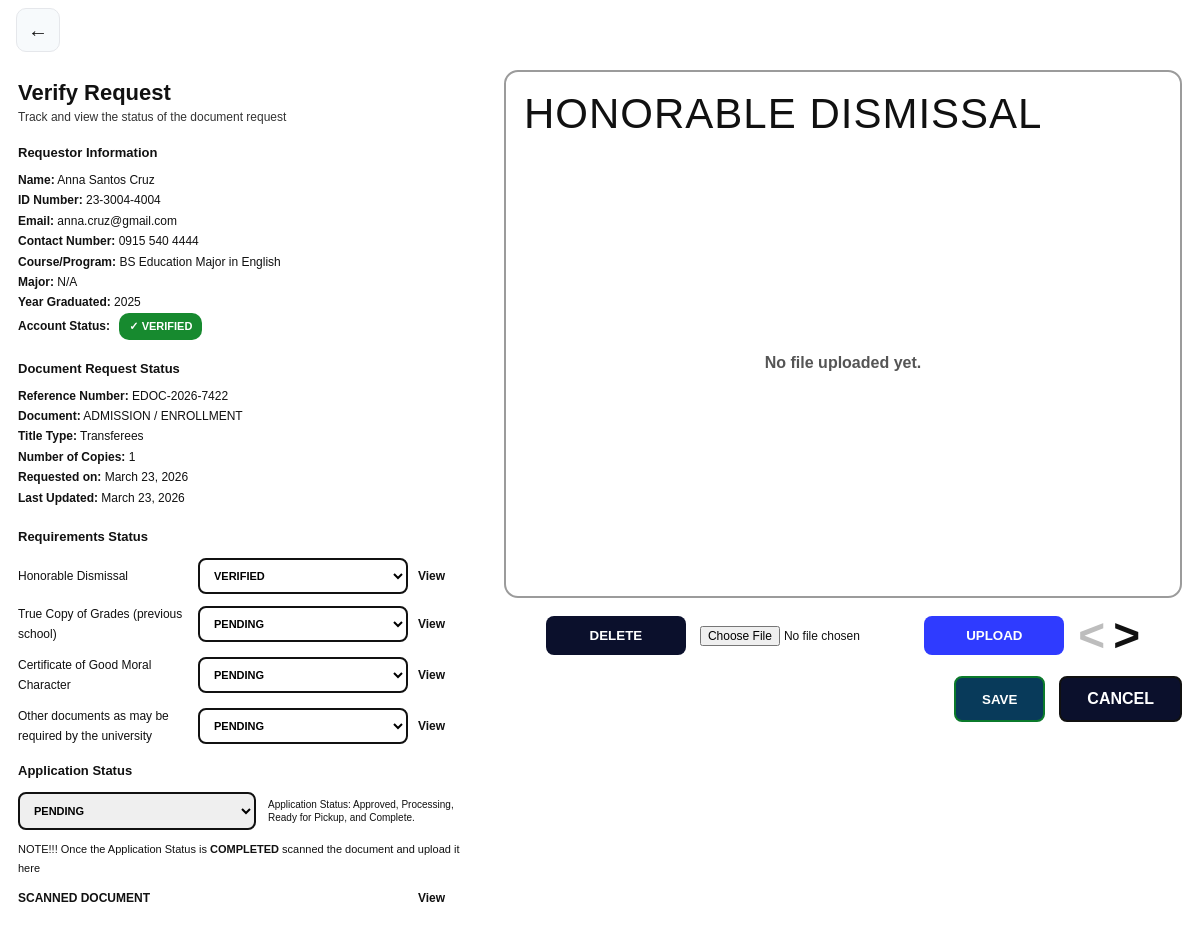
Page /registrar/verify_request.php?id=19 (signed in) on the committed database.
### tables this page shows
CREATE TABLE `requests` (
  `id` int(11) NOT NULL,
  `user_id` int(11) NOT NULL,
  `reference_no` varchar(20) NOT NULL,
  `document_type` varchar(80) NOT NULL,
  `title_type` varchar(50) NOT NULL,
  `purpose` varchar(255) NOT NULL,
  `copies` int(11) NOT NULL DEFAULT 1,
  `status` enum('PENDING','APPROVED','PROCESSING','READY FOR PICKUP','COMPLETED','RETURNED','CANCELLED','RELEASED','VERIFIED') NOT NULL DEFAULT 'PENDING',
  `created_at` timestamp NOT NULL DEFAULT current_timestamp(),
  `updated_at` timestamp NOT NULL DEFAULT current_timestamp() ON UPDATE current_timestamp()
);

CREATE TABLE `users` (
  `id` int(11) NOT NULL,
  `first_name` varchar(50) NOT NULL,
  `middle_name` varchar(50) DEFAULT NULL,
  `last_name` varchar(50) NOT NULL,
  `suffix` varchar(20) DEFAULT NULL,
  `student_id` varchar(50) DEFAULT NULL,
  `full_name` varchar(100) NOT NULL,
  `email` varchar(100) NOT NULL,
  `password` varchar(255) NOT NULL,
  `role` enum('USER','REGISTRAR','MIS') DEFAULT 'USER',
  `created_at` timestamp NOT NULL DEFAULT current_timestamp(),
  `gender` varchar(10) DEFAULT NULL,
  `address` varchar(255) DEFAULT NULL,
  `contact_number` varchar(30) DEFAULT NULL,
  `course` varchar(80) DEFAULT NULL,
  `major` varchar(80) DEFAULT NULL,
  `year_graduated` varchar(10) DEFAULT NULL,
  `verification_status` enum('PENDING','VERIFIED','REJECTED') DEFAULT 'PENDING',
  `id_front_path` varchar(255) DEFAULT NULL,
  `id_back_path` varchar(255) DEFAULT NULL,
  `face_path` varchar(255) DEFAULT NULL
);

CREATE TABLE `request_files` (
  `id` int(11) NOT NULL,
  `request_id` int(11) NOT NULL,
  `requirement_name` varchar(100) NOT NULL,
  `file_path` varchar(255) NOT NULL,
  `uploaded_at` timestamp NOT NULL DEFAULT current_timestamp(),
  `verified_at` datetime DEFAULT NULL,
  `verified_by` int(11) DEFAULT NULL,
  `requirement_key` varchar(50) NOT NULL,
  `review_status` enum('PENDING','VERIFIED','RESUBMIT') NOT NULL DEFAULT 'PENDING',
  `resubmit_reason` varchar(500) DEFAULT NULL
);

### includes/helpers.php (called while the page is built, shortened)
<?php
function h(?string $s): string {
    return htmlspecialchars((string)($s ?? ""), ENT_QUOTES, "UTF-8");
}

### registrar/verify_request.php (the view, shortened to what this page needs)
<?php
require_once __DIR__ . "/../includes/helpers.php";
function normalize_title_type(string $docType, string $titleType): string {
  $doc = strtoupper(trim($docType));
  $t   = strtoupper(trim($titleType));
  return trim($titleType);
}
function normalize_app_status(string $raw): string {
  $s = strtoupper(trim($raw));
  $s = preg_replace('/\s+/', ' ', $s);
  $map = [
    "COMPLETE" => "COMPLETED",
    "COMPLETED" => "COMPLETED",
    "READY" => "READY FOR PICKUP",
    "READY FOR PICK UP" => "READY FOR PICKUP",
    "READY FOR PICKUP" => "READY FOR PICKUP",
    "PENDING" => "PENDING",
    "APPROVED" => "APPROVED",
    "PROCESSING" => "PROCESSING",
    "RETURNED" => "RETURNED",
    "CANCELLED" => "CANCELLED",
    "RELEASED" => "RELEASED",
    "VERIFIED" => "VERIFIED",
  ];
  return $map[$s] ?? $s;
}
$request_id = (int)($_GET["id"] ?? ($_POST["request_id"] ?? 0));
$rk = trim($_GET["rk"] ?? ($_POST["rk"] ?? ""));
if ($rk === "") $rk = "valid_id";
$SCANNED_KEY = "scanned_document";
$st = $conn->prepare("
  SELECT r.*,
         u.first_name, u.middle_name, u.last_name, u.suffix,
         u.student_id, u.course, u.major, u.year_graduated,
         u.gender, u.email, u.contact_number, u.address,
         u.verification_status
  FROM requests r
  JOIN users u ON u.id = r.user_id
  WHERE r.id = ?
  LIMIT 1
");
$st->bind_param("i", $request_id);
$st->execute();
$reqRow = $st->get_result()->fetch_assoc();
$doc_type_raw   = (string)($reqRow["document_type"] ?? "");
$title_type_raw = (string)($reqRow["title_type"] ?? "");
$doc_type_db   = strtoupper(trim($doc_type_raw));
$title_type_db = normalize_title_type($doc_type_db, $title_type_raw);
$qReq = $conn->prepare("
  SELECT requirement_key, req_name
  FROM requirements_master
  WHERE UPPER(TRIM(document_type)) = UPPER(TRIM(?))
    AND TRIM(title_type) = TRIM(?)
  ORDER BY id ASC
");
$qReq->bind_param("ss", $doc_type_db, $title_type_db);
$qReq->execute();
$reqs = $qReq->get_result()->fetch_all(MYSQLI_ASSOC);
$deduped = [];
foreach ($reqs as $r) {
  $deduped[] = $r;
}
$reqs = $deduped;
$keys = array_map(fn($x)=>$x["requirement_key"], $reqs);
$keys[] = $SCANNED_KEY;
if (!in_array($rk, $keys, true)) $rk = $keys[0];
$f = $conn->prepare("SELECT * FROM request_files WHERE request_id=?");
$f->bind_param("i", $request_id);
$f->execute();
$fileRows = $f->get_result()->fetch_all(MYSQLI_ASSOC);
$filesByKey = [];
foreach ($fileRows as $fr) {
  $k = (string)($fr["requirement_key"] ?? "");
  if ($k !== "") $filesByKey[$k] = $fr;
}
$selectedFile = $filesByKey[$rk] ?? null;
$idx = array_search($rk, $keys, true);
$prevKey = ($idx !== false && $idx > 0) ? $keys[$idx-1] : null;
$nextKey = ($idx !== false && $idx < count($keys)-1) ? $keys[$idx+1] : null;
$fullName = trim(($reqRow["first_name"] ?? "")." ".($reqRow["middle_name"] ?? "")." ".($reqRow["last_name"] ?? ""));
$accountStatus = strtoupper($reqRow["verification_status"] ?? "PENDING");
?>
<!DOCTYPE html>
<html lang="en">
<head>
  <link rel="stylesheet" href="../assets/css/verify_request.css">
</head>
<body>
<header class="topbar">
  <a href="request_management.php" class="back-btn" title="Go Back">←</a>
</header>
<main class="verify-wrapper">
  <form id="verifyForm" class="verify-left" method="POST" action="verify_request.php">
    <div class="verify-title">Verify Request</div>
    <div class="verify-sub">Track and view the status of the document request</div>
    <div class="block">
      <div class="block-title">Requestor Information</div>
      <div><b>Name:</b> <?= h($fullName) ?></div>
      <div><b>ID Number:</b> <?= h($reqRow["student_id"] ?: "N/A") ?></div>
      <div><b>Email:</b> <?= h($reqRow["email"] ?: "N/A") ?></div>
      <div><b>Contact Number:</b> <?= h($reqRow["contact_number"] ?: "N/A") ?></div>
      <div><b>Course/Program:</b> <?= h($reqRow["course"] ?: "N/A") ?></div>
      <div><b>Major:</b> <?= h($reqRow["major"] ?: "N/A") ?></div>
      <div><b>Year Graduated:</b> <?= h($reqRow["year_graduated"] ?: "N/A") ?></div>
      <div>
        <b>Account Status:</b>
        <?php if ($accountStatus === "VERIFIED"): ?>
          <span class="pill pill-green">✓ VERIFIED</span>
        <?php else: ?>
          <span class="pill pill-gray">PENDING</span>
        <?php endif; ?>
      </div>
    </div>
    <div class="block">
      <div class="block-title">Document Request Status</div>
      <div><b>Reference Number:</b> <?= h($reqRow["reference_no"]) ?></div>
      <div><b>Document:</b> <?= h(strtoupper($doc_type_raw)) ?></div>
      <div><b>Title Type:</b> <?= h($title_type_raw ?: "N/A") ?></div>
      <div><b>Number of Copies:</b> <?= (int)$reqRow["copies"] ?></div>
      <div><b>Requested on:</b> <?= h(date("F j, Y", strtotime($reqRow["created_at"] ?? "now"))) ?></div>
      <div><b>Last Updated:</b> <?= h(date("F j, Y", strtotime($reqRow["updated_at"] ?? ($reqRow["created_at"] ?? "now")))) ?></div>
    </div>
    <div class="block">
      <div class="block-title">Requirements Status</div>
      <?php foreach ($reqs as $r): ?>
        <?php
          $key = (string)$r["requirement_key"];
          $row = $filesByKey[$key] ?? null;
          $statusVal = strtoupper($row["review_status"] ?? "PENDING");
        ?>
        <div class="req-row">
          <div class="req-name"><?= h($r["req_name"]) ?></div>
          <select class="req-select status-select" name="req_status[<?= h($key) ?>]" data-key="<?= h($key) ?>">
            <option value="PENDING"  <?= $statusVal==="PENDING" ? "selected" : "" ?>>PENDING</option>
            <option value="VERIFIED" <?= $statusVal==="VERIFIED" ? "selected" : "" ?>>VERIFIED</option>
          </select>
          <a class="req-view" href="verify_request.php?id=<?= (int)$request_id ?>&rk=<?= urlencode($key) ?>">View</a>
        </div>
      <?php endforeach; ?>
      <div class="block-title" style="margin-top:14px;">Application Status</div>
      <div class="app-row">
        <select class="app-select" name="app_status">
          <?php
            $app = normalize_app_status($reqRow["status"] ?? "PENDING");
            $opts = ["PENDING","APPROVED","PROCESSING","READY FOR PICKUP","COMPLETED"];
            foreach ($opts as $o):
          ?>
            <option value="<?= h($o) ?>" <?= $app===$o ? "selected" : "" ?>>
              <?= ($o==="COMPLETED") ? 'APPLICATION STATUS "COMPLETE"' : ''.$o?>
            </option>
          <?php endforeach; ?>
        </select>
        <div class="app-help">Application Status: Approved, Processing, Ready for Pickup, and Complete.</div>
      </div>
      <div class="note">
        NOTE!!! Once the Application Status is <b>COMPLETED</b> scanned the document and upload it here
      </div>
      <div class="req-row" style="margin-top:10px;">
        <div class="req-name"><b>SCANNED DOCUMENT</b></div>
        <a class="req-view" href="verify_request.php?id=<?= (int)$request_id ?>&rk=<?= urlencode($SCANNED_KEY) ?>">View</a>
      </div>
    </div>
  </form>
  <section class="verify-right">
    <div class="preview-card">
      <div class="preview-title">
        <?php
          if ($rk === $SCANNED_KEY) {
            echo "SCANNED DOCUMENT";
          } else {
            $shownTitle = null;
            foreach ($reqs as $r) {
              if ($r["requirement_key"] === $rk) { $shownTitle = $r["req_name"]; break; }
            }
            echo h(strtoupper($shownTitle ?: $rk));
          }
        ?>
      </div>
      <div class="preview-body">
        <?php if ($selectedFile && !empty($selectedFile["file_path"]) && file_exists("../".$selectedFile["file_path"])): ?>
          <?php
            $path = "../".$selectedFile["file_path"];
            $ext = strtolower(pathinfo($path, PATHINFO_EXTENSION));
          ?>
          <?php if ($ext === "pdf"): ?>
            <iframe class="preview-pdf" src="<?= h($path) ?>"></iframe>
            <div style="margin-top:8px;">
            </div>
          <?php elseif (in_array($ext, ["jpg","jpeg","png","webp"])): ?>
            <img class="preview-img" src="<?= h($path) ?>" alt="Uploaded file">
          <?php else: ?>
            <div class="preview-file">
              <b>Uploaded File:</b>
              <a href="<?= h($path) ?>" target="_blank"><?= h(basename($path)) ?></a>
            </div>
          <?php endif; ?>
        <?php else: ?>
          <div class="preview-empty">No file uploaded yet.</div>
        <?php endif; ?>
      </div>
    </div>
    <div class="right-actions">
      <form method="POST" action="verify_request.php" class="mini-form">
        <button type="submit" class="btn-delete" onclick="return confirm('Delete this file?');">DELETE</button>
      </form>
      <form method="POST" action="verify_request.php" enctype="multipart/form-data" class="mini-form upload-form">
        <input class="file-input" type="file" name="req_file" accept="image/*,application/pdf" required>
        <button type="submit" class="btn-upload">UPLOAD</button>
      </form>
      <div class="arrows">
        <?php if ($prevKey): ?>
          <a class="arrow" href="verify_request.php?id=<?= (int)$request_id ?>&rk=<?= urlencode($prevKey) ?>">&lt;</a>
        <?php else: ?>
          <span class="arrow disabled">&lt;</span>
        <?php endif; ?>
        <?php if ($nextKey): ?>
          <a class="arrow" href="verify_request.php?id=<?= (int)$request_id ?>&rk=<?= urlencode($nextKey) ?>">&gt;</a>
        <?php else: ?>
          <span class="arrow disabled">&gt;</span>
        <?php endif; ?>
      </div>
    </div>
    <div class="bottom-actions">
      <button class="btn-save" type="submit" form="verifyForm">SAVE</button>
      <a class="btn-cancel" href="request_management.php">CANCEL</a>
    </div>
  </section>
</main>
</body>
</html>

### assets/css/verify_request.css (style rules this page uses)
* { box-sizing:border-box; }
body { margin:0; font-family: Arial, sans-serif; background:#fff; color:#111; }
.topbar { height:60px; display:flex; align-items:center; padding:10px 16px; }
.back-btn { width:44px; height:44px; border-radius:10px; border:1px solid #e5e7eb; background:#f7fafc; display:flex; align-items:center; justify-content:center; text-decoration:none; color:#111; font-size:20px; font-weight:900; }
.verify-wrapper { max-width:1200px; margin:0 auto; padding:10px 18px 40px; display:grid; grid-template-columns: 460px 1fr; gap: 26px; align-items:start; }
.verify-left { padding-top:10px; }
.verify-title { font-size:22px; font-weight:900; margin:0; }
.verify-sub { margin-top:4px; font-size:12px; color:#333; }
.block { margin-top:18px; line-height:1.7; font-size:12px; }
.block-title { font-weight:900; margin-bottom:6px; font-size:13px; }
.pill { display:inline-block; padding:4px 10px; border-radius:10px; font-size:11px; font-weight:900; margin-left:6px; }
.pill-green { background:#178a2f; color:#fff; }
.req-row { display:grid; grid-template-columns: 1fr 210px 60px; gap:10px; align-items:center; margin:10px 0; }
.req-name { font-size:12px; }
.req-select { width:100%; padding:9px 10px; border-radius:8px; border:2px solid #111; background:#fff; font-weight:800; font-size:11px; }
.req-view { text-decoration:none; color:#111; font-weight:900; font-size:12px; }
.app-row { display:flex; gap:12px; align-items:center; margin-top:10px; }
.app-select { width: 310px; padding:10px 10px; border-radius:8px; border:2px solid #111; font-weight:900; font-size:11px; }
.app-help { font-size:10px; color:#111; line-height:1.3; max-width:220px; }
.note { margin-top:10px; font-size:11px; }
.verify-right { display:flex; flex-direction:column; gap:14px; }
.preview-card { border:2px solid #9b9b9b; border-radius:14px; padding:18px; min-height:520px; background:#fff; }
.preview-title { font-size:42px; letter-spacing:1px; font-weight:300; margin-bottom:10px; }
.preview-body { border-radius:12px; background:#fff; min-height:430px; display:flex; align-items:center; justify-content:center; }
.preview-empty { color:#555; font-weight:800; }
.right-actions { display:flex; align-items:center; gap:14px; justify-content:center; }
.mini-form { margin:0; }
.btn-delete, .btn-upload { min-width:140px; padding:12px 14px; border-radius:8px; border:none; font-weight:900; cursor:pointer; }
.btn-delete { background:#0b102c; color:#fff; }
.btn-upload { background:#2f3bff; color:#fff; }
.file-input { width:220px; font-size:12px; }
.arrows { display:flex; align-items:center; gap:8px; }
.arrow { font-size:46px; font-weight:900; text-decoration:none; color:#111; line-height:1; }
.arrow.disabled { color:#bdbdbd; }
.bottom-actions { display:flex; justify-content:flex-end; gap:14px; margin-top:4px; }
.btn-save { padding:12px 26px; border-radius:8px; border:2px solid #0b7a2b; background:#083a5a; color:#fff; font-weight:900; cursor:pointer; }
.btn-cancel { padding:12px 26px; border-radius:8px; border:2px solid #111; background:#0b102c; color:#fff; font-weight:900; text-decoration:none; display:inline-flex; align-items:center; justify-content:center; }

### rows in the picture
requests: user.last_name "Anna Santos Cruz", user.student_id "23-3004-4004", user.email "anna.cruz@gmail.com", user.contact_number "0915 540 4444", user.course "BS Education Major in English", user.major "N/A", user.year_graduated "2025", reference_no "EDOC-2026-7422", document_type "ADMISSION / ENROLLMENT", title_type "Transferees", copies "1", created_at "March 23, 2026", updated_at "March 23, 2026", app_status "PENDING"
request_files: review_status "VERIFIED"

### other values in the picture
$r["req_name"] "Honorable Dismissal"
$r["req_name"] "True Copy of Grades (previous school)"
$r["req_name"] "Certificate of Good Moral Character"
$r["req_name"] "Other documents as may be required by the university"
$shownTitle ?: $rk "HONORABLE DISMISSAL"
